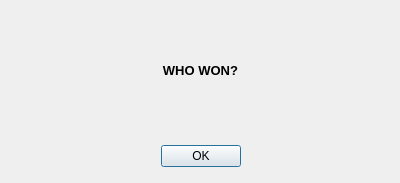
<?xml version="1.0" encoding="UTF-8"?>
<ui version="4.0">
 <class>winDialog</class>
 <widget class="QDialog" name="winDialog">
  <property name="geometry">
   <rect>
    <x>0</x>
    <y>0</y>
    <width>400</width>
    <height>183</height>
   </rect>
  </property>
  <property name="windowTitle">
   <string>Dialog</string>
  </property>
  <widget class="QDialogButtonBox" name="buttonBox">
   <property name="geometry">
    <rect>
     <x>-100</x>
     <y>141</y>
     <width>341</width>
     <height>31</height>
    </rect>
   </property>
   <property name="orientation">
    <enum>Qt::Horizontal</enum>
   </property>
   <property name="standardButtons">
    <set>QDialogButtonBox::Ok</set>
   </property>
  </widget>
  <widget class="QLabel" name="winText">
   <property name="geometry">
    <rect>
     <x>10</x>
     <y>20</y>
     <width>381</width>
     <height>101</height>
    </rect>
   </property>
   <property name="font">
    <font>
     <pointsize>10</pointsize>
     <weight>75</weight>
     <bold>true</bold>
    </font>
   </property>
   <property name="autoFillBackground">
    <bool>false</bool>
   </property>
   <property name="text">
    <string>WHO WON?</string>
   </property>
   <property name="alignment">
    <set>Qt::AlignCenter</set>
   </property>
  </widget>
 </widget>
 <resources/>
 <connections>
  <connection>
   <sender>buttonBox</sender>
   <signal>accepted()</signal>
   <receiver>winDialog</receiver>
   <slot>accept()</slot>
   <hints>
    <hint type="sourcelabel">
     <x>248</x>
     <y>254</y>
    </hint>
    <hint type="destinationlabel">
     <x>157</x>
     <y>274</y>
    </hint>
   </hints>
  </connection>
  <connection>
   <sender>buttonBox</sender>
   <signal>rejected()</signal>
   <receiver>winDialog</receiver>
   <slot>reject()</slot>
   <hints>
    <hint type="sourcelabel">
     <x>316</x>
     <y>260</y>
    </hint>
    <hint type="destinationlabel">
     <x>286</x>
     <y>274</y>
    </hint>
   </hints>
  </connection>
 </connections>
</ui>
